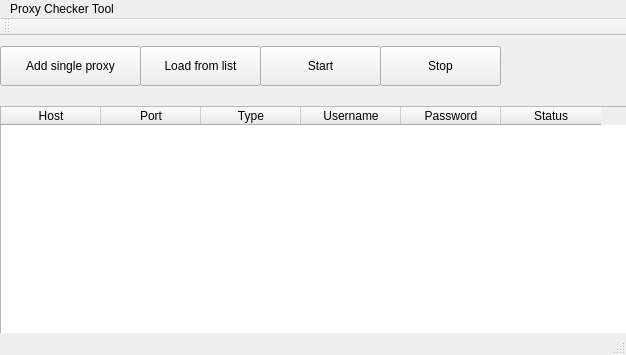
<?xml version="1.0" encoding="UTF-8"?>
<ui version="4.0">
 <class>MainWindow</class>
 <widget class="QMainWindow" name="MainWindow">
  <property name="geometry">
   <rect>
    <x>0</x>
    <y>0</y>
    <width>626</width>
    <height>355</height>
   </rect>
  </property>
  <property name="sizePolicy">
   <sizepolicy hsizetype="Fixed" vsizetype="Fixed">
    <horstretch>0</horstretch>
    <verstretch>0</verstretch>
   </sizepolicy>
  </property>
  <property name="windowTitle">
   <string>Proxy Checker Tool</string>
  </property>
  <widget class="QWidget" name="centralWidget">
   <widget class="QTableWidget" name="proxiesList">
    <property name="geometry">
     <rect>
      <x>0</x>
      <y>70</y>
      <width>631</width>
      <height>231</height>
     </rect>
    </property>
    <property name="sizePolicy">
     <sizepolicy hsizetype="Maximum" vsizetype="Expanding">
      <horstretch>0</horstretch>
      <verstretch>0</verstretch>
     </sizepolicy>
    </property>
    <property name="maximumSize">
     <size>
      <width>631</width>
      <height>16777215</height>
     </size>
    </property>
    <property name="gridStyle">
     <enum>Qt::SolidLine</enum>
    </property>
    <property name="sortingEnabled">
     <bool>false</bool>
    </property>
    <column>
     <property name="text">
      <string>Host</string>
     </property>
    </column>
    <column>
     <property name="text">
      <string>Port</string>
     </property>
    </column>
    <column>
     <property name="text">
      <string>Type</string>
     </property>
    </column>
    <column>
     <property name="text">
      <string>Username</string>
     </property>
    </column>
    <column>
     <property name="text">
      <string>Password</string>
     </property>
    </column>
    <column>
     <property name="text">
      <string>Status</string>
     </property>
    </column>
   </widget>
   <widget class="QPushButton" name="addSingleProxy">
    <property name="geometry">
     <rect>
      <x>0</x>
      <y>10</y>
      <width>141</width>
      <height>40</height>
     </rect>
    </property>
    <property name="text">
     <string>Add single proxy</string>
    </property>
   </widget>
   <widget class="QPushButton" name="pushButton_2">
    <property name="geometry">
     <rect>
      <x>140</x>
      <y>10</y>
      <width>121</width>
      <height>40</height>
     </rect>
    </property>
    <property name="text">
     <string>Load from list</string>
    </property>
   </widget>
   <widget class="QPushButton" name="pushButton_3">
    <property name="geometry">
     <rect>
      <x>260</x>
      <y>10</y>
      <width>121</width>
      <height>40</height>
     </rect>
    </property>
    <property name="text">
     <string>Start</string>
    </property>
   </widget>
   <widget class="QPushButton" name="pushButton_4">
    <property name="geometry">
     <rect>
      <x>380</x>
      <y>10</y>
      <width>121</width>
      <height>40</height>
     </rect>
    </property>
    <property name="text">
     <string>Stop</string>
    </property>
   </widget>
  </widget>
  <widget class="QMenuBar" name="menuBar">
   <property name="geometry">
    <rect>
     <x>0</x>
     <y>0</y>
     <width>626</width>
     <height>22</height>
    </rect>
   </property>
   <widget class="QMenu" name="menuProxy_Checker_Tool">
    <property name="title">
     <string>Proxy Checker Tool</string>
    </property>
   </widget>
   <addaction name="menuProxy_Checker_Tool"/>
  </widget>
  <widget class="QToolBar" name="mainToolBar">
   <attribute name="toolBarArea">
    <enum>TopToolBarArea</enum>
   </attribute>
   <attribute name="toolBarBreak">
    <bool>false</bool>
   </attribute>
  </widget>
  <widget class="QStatusBar" name="statusBar"/>
 </widget>
 <layoutdefault spacing="6" margin="11"/>
 <resources/>
 <connections/>
</ui>
